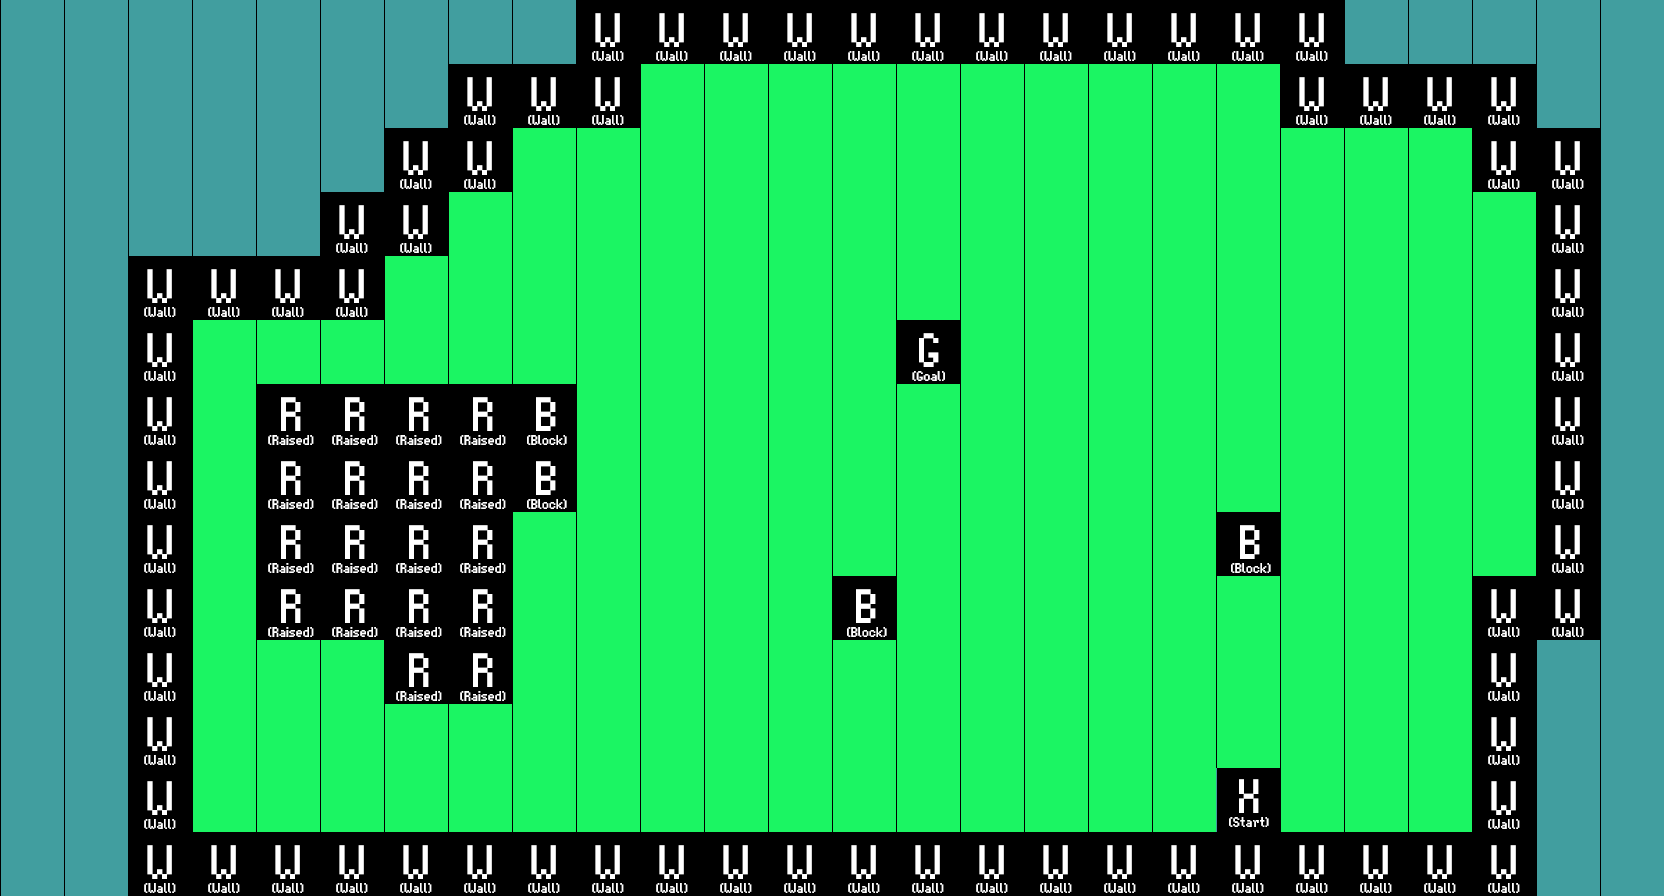

Tiled map render using the project's own tile images. Description and the whole map definition, tile-layer contents included, below:
An orthogonal 26x14 tile map with 64x64 px tiles, 1 tile layer (Tile Layer 1).

<map version="1.0" orientation="orthogonal" renderorder="right-down" width="26" height="14" tilewidth="64" tileheight="64" nextobjectid="1">
 <properties>
  <property name="BestMoves" type="int" value="2" />
 </properties>
 <tileset firstgid="1" source="../tileset.tsx" />
 <layer name="Tile Layer 1" width="26" height="14">
  <data encoding="csv">
9,9,9,9,9,9,9,9,9,1,1,1,1,1,1,1,1,1,1,1,1,9,9,9,9,9,
9,9,9,9,9,9,9,1,1,1,17,17,17,17,17,17,17,17,17,17,1,1,1,1,9,9,
9,9,9,9,9,9,1,1,17,17,17,17,17,17,17,17,17,17,17,17,17,17,17,1,1,9,
9,9,9,9,9,1,1,17,17,17,17,17,17,17,17,17,17,17,17,17,17,17,17,17,1,9,
9,9,1,1,1,1,17,17,17,17,17,17,17,17,17,17,17,17,17,17,17,17,17,17,1,9,
9,9,1,17,17,17,17,17,17,17,17,17,17,17,2,17,17,17,17,17,17,17,17,17,1,9,
9,9,1,17,4,4,4,4,3,17,17,17,17,17,17,17,17,17,17,17,17,17,17,17,1,9,
9,9,1,17,4,4,4,4,3,17,17,17,17,17,17,17,17,17,17,17,17,17,17,17,1,9,
9,9,1,17,4,4,4,4,17,17,17,17,17,17,17,17,17,17,17,3,17,17,17,17,1,9,
9,9,1,17,4,4,4,4,17,17,17,17,17,3,17,17,17,17,17,17,17,17,17,1,1,9,
9,9,1,17,17,17,4,4,17,17,17,17,17,17,17,17,17,17,17,17,17,17,17,1,9,9,
9,9,1,17,17,17,17,17,17,17,17,17,17,17,17,17,17,17,17,17,17,17,17,1,9,9,
9,9,1,17,17,17,17,17,17,17,17,17,17,17,17,17,17,17,17,10,17,17,17,1,9,9,
9,9,1,1,1,1,1,1,1,1,1,1,1,1,1,1,1,1,1,1,1,1,1,1,9,9
</data>
 </layer>
</map>
